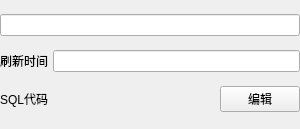
<?xml version="1.0" encoding="UTF-8"?>
<ui version="4.0">
 <class>ViceFunctionItem</class>
 <widget class="QWidget" name="ViceFunctionItem">
  <property name="geometry">
   <rect>
    <x>0</x>
    <y>0</y>
    <width>300</width>
    <height>129</height>
   </rect>
  </property>
  <property name="windowTitle">
   <string>Form</string>
  </property>
  <layout class="QVBoxLayout" name="verticalLayout">
   <property name="spacing">
    <number>0</number>
   </property>
   <property name="leftMargin">
    <number>0</number>
   </property>
   <property name="topMargin">
    <number>0</number>
   </property>
   <property name="rightMargin">
    <number>0</number>
   </property>
   <property name="bottomMargin">
    <number>0</number>
   </property>
   <item>
    <widget class="QLineEdit" name="lineEdit">
     <property name="alignment">
      <set>Qt::AlignCenter</set>
     </property>
    </widget>
   </item>
   <item>
    <widget class="QWidget" name="widget" native="true">
     <property name="sizePolicy">
      <sizepolicy hsizetype="Preferred" vsizetype="Fixed">
       <horstretch>0</horstretch>
       <verstretch>0</verstretch>
      </sizepolicy>
     </property>
     <layout class="QHBoxLayout" name="horizontalLayout">
      <property name="spacing">
       <number>5</number>
      </property>
      <property name="leftMargin">
       <number>0</number>
      </property>
      <property name="topMargin">
       <number>0</number>
      </property>
      <property name="rightMargin">
       <number>0</number>
      </property>
      <property name="bottomMargin">
       <number>0</number>
      </property>
      <item>
       <widget class="QLabel" name="label">
        <property name="sizePolicy">
         <sizepolicy hsizetype="Preferred" vsizetype="Fixed">
          <horstretch>0</horstretch>
          <verstretch>0</verstretch>
         </sizepolicy>
        </property>
        <property name="text">
         <string>刷新时间</string>
        </property>
       </widget>
      </item>
      <item>
       <widget class="QLineEdit" name="lineEdit_2"/>
      </item>
     </layout>
    </widget>
   </item>
   <item>
    <widget class="QWidget" name="widget_2" native="true">
     <property name="sizePolicy">
      <sizepolicy hsizetype="Preferred" vsizetype="Fixed">
       <horstretch>0</horstretch>
       <verstretch>0</verstretch>
      </sizepolicy>
     </property>
     <layout class="QHBoxLayout" name="horizontalLayout_2">
      <property name="spacing">
       <number>3</number>
      </property>
      <property name="leftMargin">
       <number>0</number>
      </property>
      <property name="topMargin">
       <number>0</number>
      </property>
      <property name="rightMargin">
       <number>0</number>
      </property>
      <property name="bottomMargin">
       <number>0</number>
      </property>
      <item>
       <widget class="QLabel" name="label_2">
        <property name="sizePolicy">
         <sizepolicy hsizetype="Fixed" vsizetype="Fixed">
          <horstretch>0</horstretch>
          <verstretch>0</verstretch>
         </sizepolicy>
        </property>
        <property name="text">
         <string>SQL代码</string>
        </property>
       </widget>
      </item>
      <item>
       <widget class="QLabel" name="label_3">
        <property name="sizePolicy">
         <sizepolicy hsizetype="Preferred" vsizetype="Fixed">
          <horstretch>0</horstretch>
          <verstretch>0</verstretch>
         </sizepolicy>
        </property>
        <property name="maximumSize">
         <size>
          <width>16777215</width>
          <height>16777215</height>
         </size>
        </property>
        <property name="text">
         <string/>
        </property>
       </widget>
      </item>
      <item>
       <widget class="QPushButton" name="pushButton">
        <property name="sizePolicy">
         <sizepolicy hsizetype="Fixed" vsizetype="Fixed">
          <horstretch>0</horstretch>
          <verstretch>0</verstretch>
         </sizepolicy>
        </property>
        <property name="cursor">
         <cursorShape>PointingHandCursor</cursorShape>
        </property>
        <property name="text">
         <string>编辑</string>
        </property>
       </widget>
      </item>
     </layout>
    </widget>
   </item>
  </layout>
 </widget>
 <resources/>
 <connections/>
</ui>
